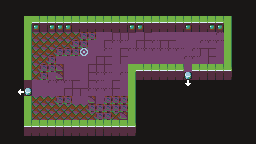

Below is a game level as drawn by its tile map, then a one-line description and the .tmx file that defines it, in full:
An orthogonal 32x18 tile map with 8x8 px tiles, 2 tile layers (Background, Forground) and 2 objects.

<map version="1.2" tiledversion="1.3.2" orientation="orthogonal" renderorder="right-down" compressionlevel="0" width="32" height="18" tilewidth="8" tileheight="8" infinite="0" nextlayerid="4" nextobjectid="3">
 <tileset firstgid="1" source="../Tilesets/DungeonTileSet.tsx" />
 <layer id="1" name="Background" width="32" height="18">
  <data encoding="csv">
1,1,1,1,1,1,1,1,1,1,1,1,1,1,1,1,1,1,1,1,1,1,1,1,1,1,1,1,1,1,1,1,
1,1,1,1,1,1,1,1,1,1,1,1,1,1,1,1,1,1,1,1,1,1,1,1,1,1,1,1,1,1,1,1,
1,1,1,2,3,3,3,3,3,3,3,3,3,3,3,3,3,3,3,3,3,3,3,3,3,3,3,3,4,1,1,1,
1,1,1,4,12,6,12,12,12,14,14,14,14,14,14,6,12,12,14,14,14,6,14,12,6,14,12,12,4,1,1,1,
1,1,1,4,56,56,56,56,56,56,59,59,16,16,18,18,18,16,18,16,16,16,16,16,16,16,16,17,4,1,1,1,
1,1,1,4,56,56,56,56,56,59,59,16,16,18,17,17,16,18,18,17,18,18,16,16,16,17,17,17,4,1,1,1,
1,1,1,4,56,56,56,59,59,59,125,16,16,17,16,18,17,17,17,17,17,17,17,16,17,18,18,16,4,1,1,1,
1,1,1,4,56,56,59,16,16,16,16,16,18,18,16,18,16,16,16,16,16,16,16,17,17,16,18,16,4,1,1,1,
1,1,1,4,56,59,59,10,16,16,16,18,18,18,16,16,17,0,0,0,0,0,0,16,0,0,0,0,0,1,1,1,
1,1,1,4,56,59,16,10,16,16,16,18,17,17,16,17,4,14,14,14,14,14,14,16,14,6,6,6,14,1,1,1,
1,1,1,5,16,16,17,17,17,18,16,18,17,16,18,16,4,1,1,1,1,1,1,124,1,1,1,1,1,1,1,1,
1,1,121,16,16,16,16,16,18,18,18,17,17,17,18,16,4,1,1,1,1,1,1,1,1,1,1,1,1,1,1,1,
1,1,1,4,56,56,56,59,59,16,16,10,16,59,59,59,4,1,1,1,1,1,1,1,1,1,1,1,1,1,1,1,
1,1,1,4,56,56,56,56,56,56,56,59,59,59,59,59,4,1,1,1,1,1,1,1,1,1,1,1,1,1,1,1,
1,1,1,4,56,56,56,56,56,56,56,56,59,59,56,10,4,1,1,1,1,1,1,1,1,1,1,1,1,1,1,1,
1,1,1,0,0,0,0,0,0,0,0,0,0,0,0,0,0,1,1,1,1,1,1,1,1,1,1,1,1,1,1,1,
1,1,1,14,14,14,6,6,14,14,14,6,6,14,14,14,14,1,1,1,1,1,1,1,1,1,1,1,1,1,1,1,
1,1,1,1,1,1,1,1,1,1,1,1,1,1,1,1,1,1,1,1,1,1,1,1,1,1,1,1,1,1,1,1
</data>
 </layer>
 <layer id="2" name="Forground" width="32" height="18">
  <data encoding="csv">
0,0,0,0,0,0,0,0,0,0,0,0,0,0,0,0,0,0,0,0,0,0,0,0,0,0,0,0,0,0,0,0,
0,0,0,0,0,0,0,0,0,0,0,0,0,0,0,0,0,0,0,0,0,0,0,0,0,0,0,0,0,0,0,0,
0,0,0,0,0,0,0,0,0,0,0,0,0,0,0,0,0,0,0,0,0,0,0,0,0,0,0,0,0,0,0,0,
0,0,0,0,0,0,0,0,0,0,0,0,0,0,0,0,0,0,0,0,0,0,0,0,0,0,0,0,0,0,0,0,
0,0,0,0,0,0,0,0,0,0,0,0,0,0,0,0,0,0,0,0,0,0,0,0,0,0,0,0,0,0,0,0,
0,0,0,0,0,0,0,0,0,0,0,0,0,0,0,0,0,0,0,0,0,0,0,0,0,0,0,0,0,0,0,0,
0,0,0,0,0,0,0,0,0,0,0,0,0,0,0,0,0,0,0,0,0,0,0,0,0,0,0,0,0,0,0,0,
0,0,0,0,0,0,0,0,0,0,0,0,0,0,0,0,0,0,0,0,0,0,0,0,0,0,0,0,0,0,0,0,
0,0,0,0,0,0,0,0,0,0,0,0,0,0,0,0,2,3,3,3,3,3,3,0,3,3,3,3,3,0,0,0,
0,0,0,0,0,0,0,0,0,0,0,0,0,0,0,0,0,0,0,0,0,0,0,40,0,0,0,0,0,0,0,0,
0,0,0,0,0,0,0,0,0,0,0,0,0,0,0,0,0,0,0,0,0,0,0,0,0,0,0,0,0,0,0,0,
0,0,0,40,0,0,0,0,0,0,0,0,0,0,0,0,0,0,0,0,0,0,0,0,0,0,0,0,0,0,0,0,
0,0,0,0,0,0,0,0,0,0,0,0,0,0,0,0,0,0,0,0,0,0,0,0,0,0,0,0,0,0,0,0,
0,0,0,0,0,0,0,0,0,0,0,0,0,0,0,0,0,0,0,0,0,0,0,0,0,0,0,0,0,0,0,0,
0,0,0,0,0,0,0,0,0,0,0,0,0,0,0,0,0,0,0,0,0,0,0,0,0,0,0,0,0,0,0,0,
0,0,0,3,3,3,3,3,3,3,3,3,3,3,3,3,3,0,0,0,0,0,0,0,0,0,0,0,0,0,0,0,
0,0,0,0,0,0,0,0,0,0,0,0,0,0,0,0,0,0,0,0,0,0,0,0,0,0,0,0,0,0,0,0,
0,0,0,0,0,0,0,0,0,0,0,0,0,0,0,0,0,0,0,0,0,0,0,0,0,0,0,0,0,0,0,0
</data>
 </layer>
 <objectgroup id="3" name="Spawns">
  <object id="1" x="79" y="96">
   <point />
  </object>
  <object id="2" x="80" y="40">
   <point />
  </object>
 </objectgroup>
</map>
